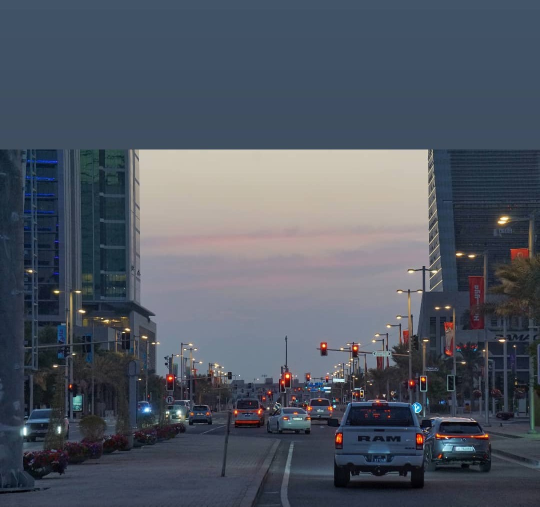
#> input picture obj_detect/qatar.png, 1079 x 1013 px, found by its file name (shown at 1/2 size)
$ python car_detection.py
#> lines starting #> are read from the running program, lines starting #| are printed output that depends on the picture; after the words box and inside, x2 and y2 are one past the last pixel; in counts of white or black regions, pixels touching at a corner belong together
import cv2

img = cv2.imread('obj_detect/qatar.png', 1)
#> img is the input picture: shape (1013, 1079, 3); mean B, G, R 98, 86.2, 79.3
#img = cv2.resize(img, (0,0), fx=0.5, fy=0.5)
gray = cv2.cvtColor(img, cv2.COLOR_BGR2GRAY)
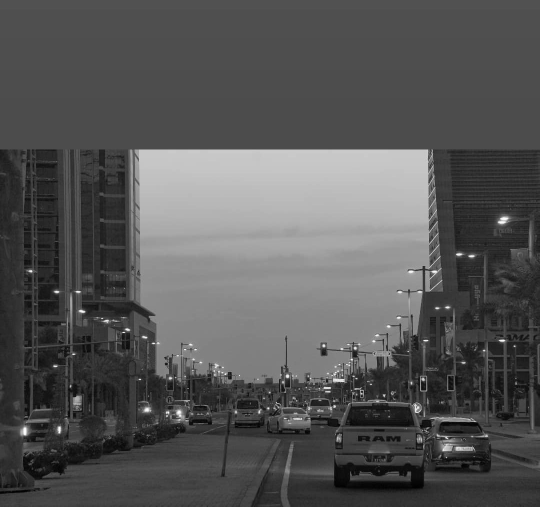
#> gray: shape (1013, 1079) (shown at 1/2 size); min 0, max 255, mean 85.5

#Cars detection
car = cv2.CascadeClassifier('obj_detect/cars.xml')
gray = cv2.medianBlur(gray, 3)
cars = car.detectMultiScale(img, 1.1, 3)
#> cars = [[976, 633, 23, 23], [744, 844, 28, 28], [743, 836, 67, 67], [431, 774, 126, 126]]

#Draw frame
for (x, y, w, h) in cars:
    cv2.rectangle(img, (x, y), (x+w, y+h), (0, 255, 0), 2)
#> this loop made 4 passes
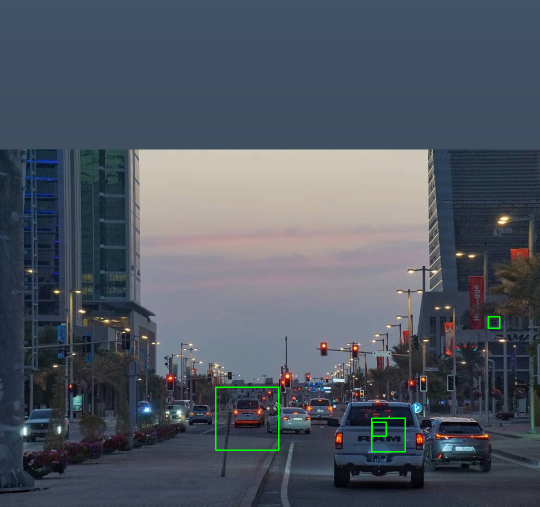
#> img: shape (1013, 1079, 3) (shown at 1/2 size); 0.26% of pixels changed, all inside (x1, y1, x2, y2) = (430, 632, 1001, 905)

cv2.imshow('car detect', img)
cv2.waitKey(0)
cv2.destroyAllWindows()
